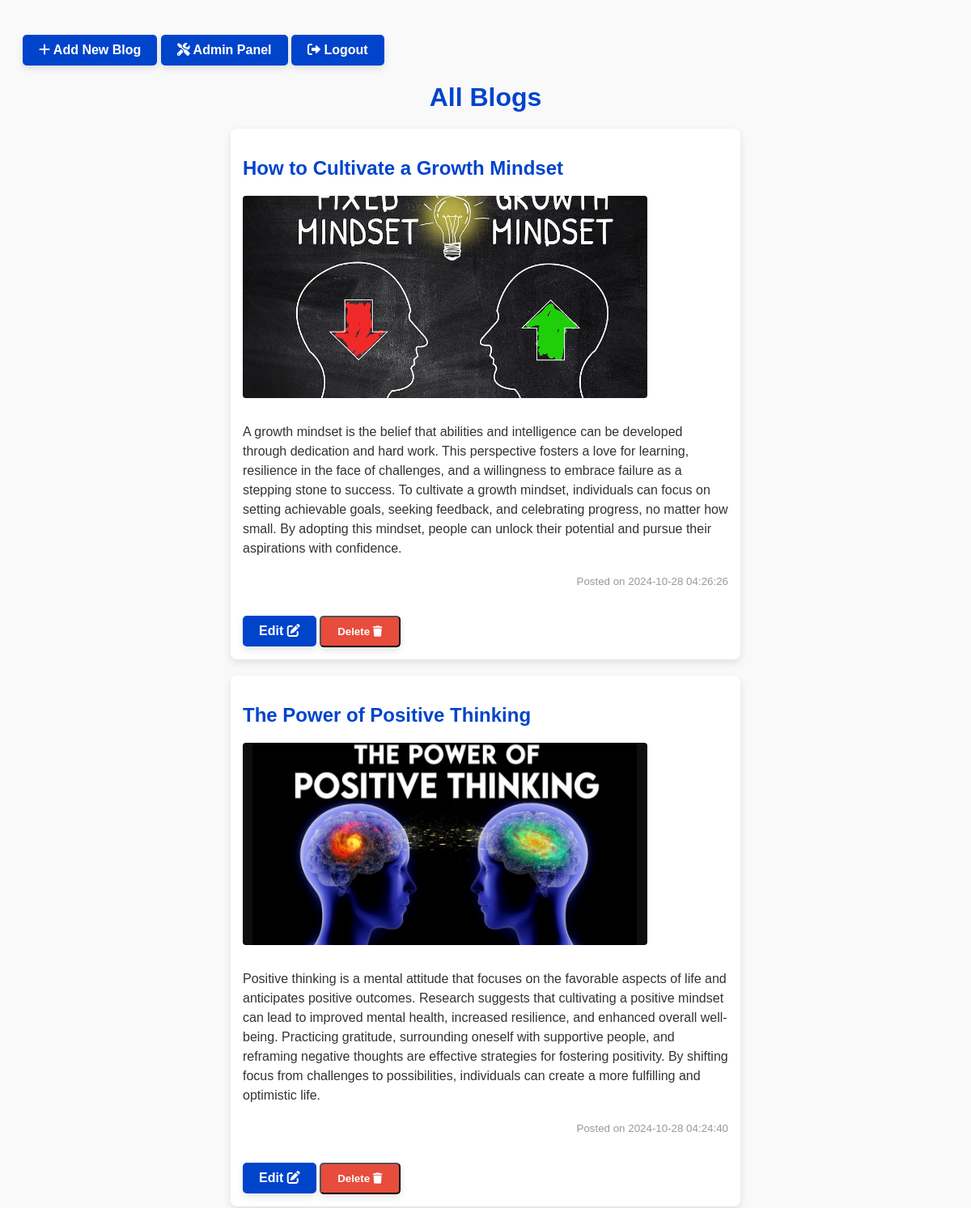
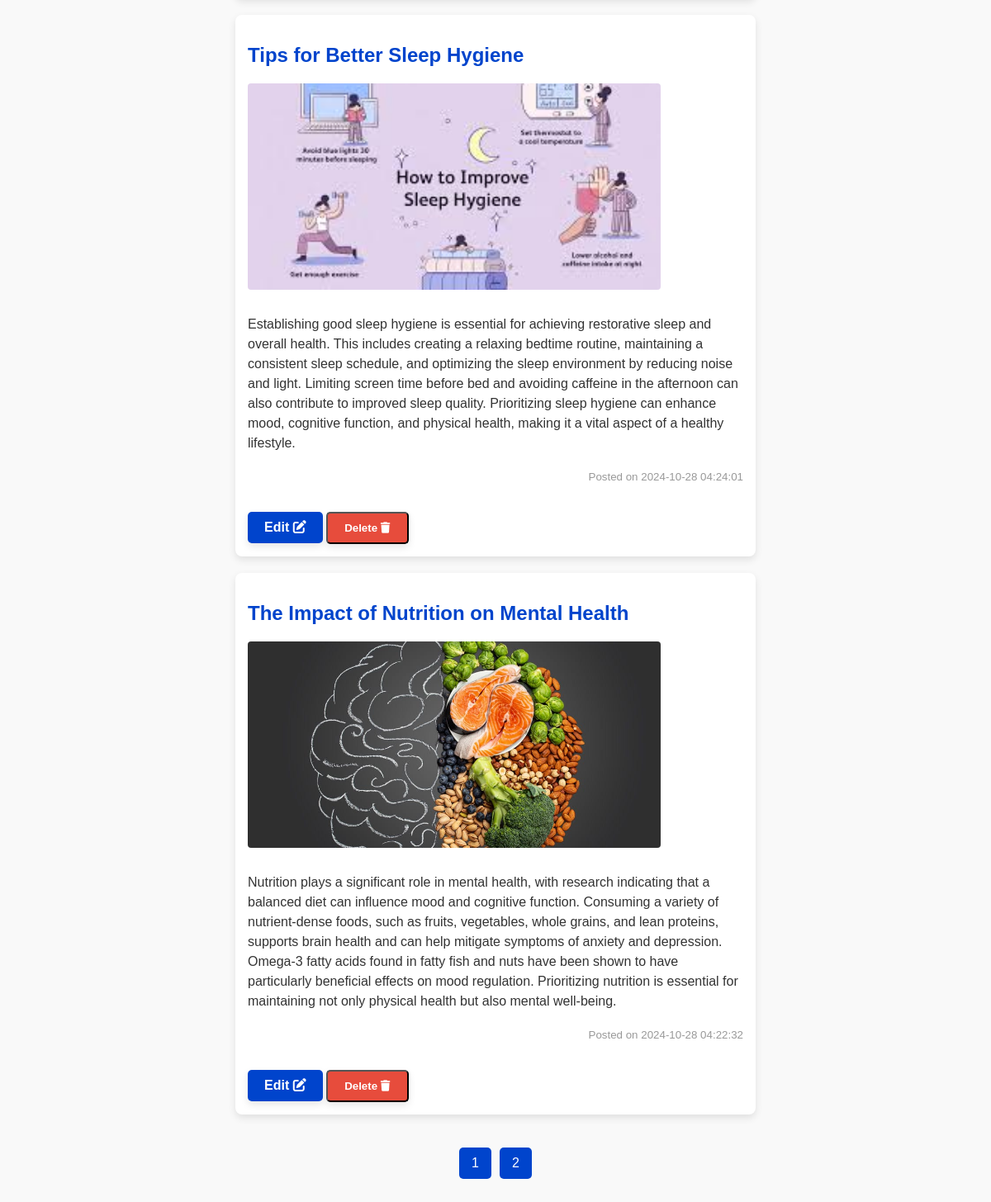
Screenshot of /blog.php (signed in) with the database file from the repository (2 pictures, top to bottom).
### tables this page shows
CREATE TABLE `blogs` (
  `blog_id` int(11) NOT NULL,
  `title` varchar(255) NOT NULL,
  `content` text NOT NULL,
  `image_url` varchar(255) DEFAULT NULL,
  `created_at` datetime DEFAULT current_timestamp()
);

### blog.php (the view, shortened to what this page needs)
<?php
$conn = new mysqli("localhost", "root", "", "ground");
$limit = 4;
$page = isset($_GET['page']) ? (int)$_GET['page'] : 1;
$offset = ($page - 1) * $limit;
$blogs = $conn->query("SELECT * FROM blogs ORDER BY created_at DESC LIMIT $limit OFFSET $offset");
$totalBlogs = $conn->query("SELECT COUNT(*) as count FROM blogs")->fetch_assoc()['count'];
$totalPages = ceil($totalBlogs / $limit);
?>
<!DOCTYPE html>
<html lang="en">
<head>
    <link rel="stylesheet" href="https://cdnjs.cloudflare.com/ajax/libs/font-awesome/6.0.0-beta3/css/all.min.css">
</head>
<body>
<a href="add_blog.php" class="button"><i class="fas fa-plus"></i> Add New Blog</a>
<a href="admin.php" class="button"><i class="fas fa-tools"></i> Admin Panel</a>
<a href="logout.php" class="button"><i class="fas fa-sign-out-alt"></i> Logout</a>
<h1>All Blogs</h1>
<div class="blog-container">
    <?php while ($blog = $blogs->fetch_assoc()): ?>
        <div class="blog">
            <h2><?php echo htmlspecialchars($blog['title']); ?></h2>
            <?php if (!empty($blog['image_url'])): ?>
                <img src="<?php echo htmlspecialchars($blog['image_url']); ?>" alt="Blog Image">
            <?php endif; ?>
            <p><?php echo nl2br(htmlspecialchars($blog['content'])); ?></p>
            <p class="blog-date"><small>Posted on <?php echo htmlspecialchars($blog['created_at']); ?></small></p>
            <a href="edit_blog.php?id=<?php echo $blog['blog_id']; ?>" class="button">Edit <i class="fas fa-edit"></i></a>
            <form id="deleteForm_<?php echo $blog['blog_id']; ?>" action="delete_blog.php" method="POST" style="display:inline;">
                <button type="button" class="delete-button" onclick="confirmDelete(<?php echo $blog['blog_id']; ?>)">Delete <i class="fas fa-trash"></i></button>
            </form>
        </div>
    <?php endwhile; ?>
    <div class="pagination">
        <?php for ($i = 1; $i <= $totalPages; $i++): ?>
            <a href="?page=<?php echo $i; ?>"><?php echo $i; ?></a>
        <?php endfor; ?>
    </div>
</div>
</body>
</html>

### blog.php (style rules this page uses)
body { font-family: 'Arial', sans-serif; background-color: #f9f9f9; padding: 20px; color: #333; }
h1 { text-align: center; color: #0044cc; margin-bottom: 20px; }
.blog-container { display: flex; flex-direction: column; align-items: center; gap: 20px; }
.blog { background: #fff; border-radius: 8px; padding: 15px; max-width: 600px; width: 100%; box-shadow: 0 4px 10px rgba(0, 0, 0, 0.1); transition: transform 0.3s ease, box-shadow 0.3s ease; }
.blog img { width: 100%; max-width: 500px; height: 250px; object-fit: cover; border-radius: 4px; margin: 10px 0; }
.blog h2 { font-size: 1.5em; color: #0044cc; margin-bottom: 10px; }
.blog p { font-size: 1em; line-height: 1.5; }
.blog-date { font-size: 0.9em; color: #999; text-align: right; }
.pagination { margin-top: 20px; display: flex; gap: 10px; justify-content: center; }
.pagination a { padding: 10px 15px; background-color: #0044cc; color: white; text-decoration: none; border-radius: 5px; transition: background-color 0.3s; }
.button { display: inline-block; background-color: #0044cc; color: #fff; padding: 10px 20px; border-radius: 5px; text-decoration: none; font-weight: bold; margin-top: 15px; transition: background-color 0.3s; box-shadow: 0 4px 10px rgba(0, 0, 0, 0.1); }
.delete-button { background-color: #e74c3c; color: #fff; padding: 10px 20px; border-radius: 5px; text-decoration: none; font-weight: bold; margin-top: 15px; transition: background-color 0.3s; box-shadow: 0 4px 10px rgba(0, 0, 0, 0.1); }

### rows the page displays
blogs: title "How to Cultivate a Growth Mindset", image_url (picture), content "A growth mindset is the belief that abilities and intelligence can be developed through dedication and hard work. This perspective fosters a love for learning, resilience in the face of challenges, and a willingness to embrace failure as a stepping stone to success. To cultivate a growth mindset, individuals can focus on setting achievable goals, seeking feedback, and celebrating progress, no matter how small. By adopting this mindset, people can unlock their potential and pursue their aspirations with confidence.", created_at "2024-10-28 04:26:26"
blogs: title "The Power of Positive Thinking", image_url (picture), content "Positive thinking is a mental attitude that focuses on the favorable aspects of life and anticipates positive outcomes. Research suggests that cultivating a positive mindset can lead to improved mental health, increased resilience, and enhanced overall well-being. Practicing gratitude, surrounding oneself with supportive people, and reframing negative thoughts are effective strategies for fostering positivity. By shifting focus from challenges to possibilities, individuals can create a more fulfilling and optimistic life.", created_at "2024-10-28 04:24:40"
blogs: title "Tips for Better Sleep Hygiene", image_url (picture), content "Establishing good sleep hygiene is essential for achieving restorative sleep and overall health. This includes creating a relaxing bedtime routine, maintaining a consistent sleep schedule, and optimizing the sleep environment by reducing noise and light. Limiting screen time before bed and avoiding caffeine in the afternoon can also contribute to improved sleep quality. Prioritizing sleep hygiene can enhance mood, cognitive function, and physical health, making it a vital aspect of a healthy lifestyle.", created_at "2024-10-28 04:24:01"
blogs: title "The Impact of Nutrition on Mental Health", image_url (picture), content "Nutrition plays a significant role in mental health, with research indicating that a balanced diet can influence mood and cognitive function. Consuming a variety of nutrient-dense foods, such as fruits, vegetables, whole grains, and lean proteins, supports brain health and can help mitigate symptoms of anxiety and depression. Omega-3 fatty acids found in fatty fish and nuts have been shown to have particularly beneficial effects on mood regulation. Prioritizing nutrition is essential for maintaining not only physical health but also mental well-being.", created_at "2024-10-28 04:22:32"
